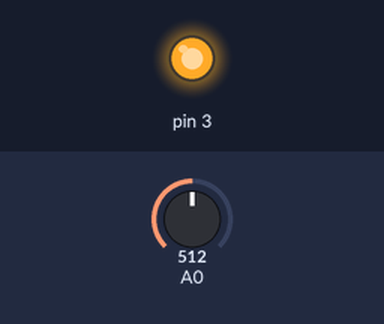
The sketch below on a simulated Arduino Uno, built with avr-gcc and run on an emulated ATmega328P. Parts: output pins drawn as LEDs (lit = HIGH). The inputs (shaded band) are chosen by the test bench; at power-on: A0 = 512.

Above: at 1.2 s.
1.3 s: A0 set to 790
2.8 s: A0 set to 808
At 3.3 s:
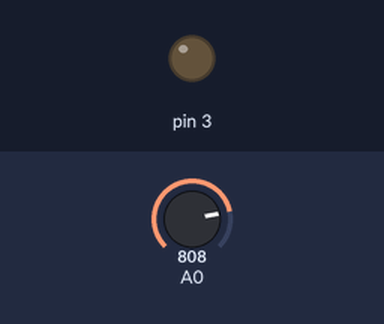
4.3 s: A0 set to 716
At 5.5 s:
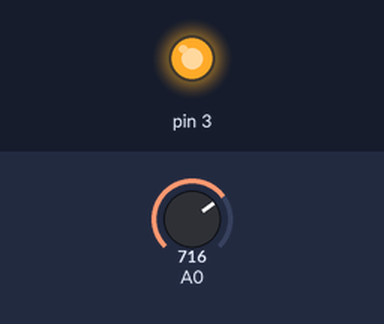
5.8 s: A0 set to 810
At 6.9 s:
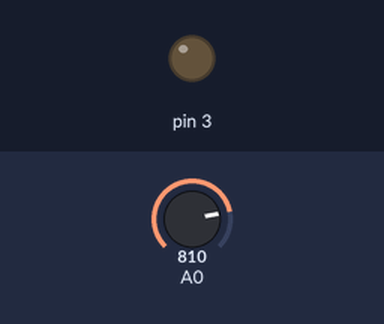
Timing chart, 0 to 8.3 s (numbered marks = the images above; inputs shaded):
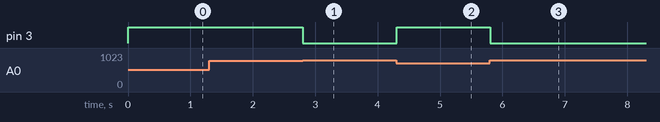

The sketch:

light_alarm.ino
```cpp
void setup() {
  // put your setup code here, to run once:
  Serial.begin(9600);
  pinMode(A0, INPUT);
  pinMode(3, OUTPUT);
}

void loop() {
  // put your main code here, to run repeatedly:
  int light = analogRead(A0);
  int led = (int)(256 * light / 1024);
  if (light < 800) {
    analogWrite(3, 255);
  } else {
    analogWrite(3, 0);
  }
  delay(100);
}
```

Measured:
- the behaviour switches between 799 and 800 on A0 (found by bisection; images 0 and 1)
- after the input at 1.3 s, every drawn part: stays the same
- after the input at 2.8 s, pin 3: HIGH → LOW at once
- after the input at 4.3 s, pin 3: LOW → HIGH at once
- after the input at 5.8 s, pin 3: HIGH → LOW at once
